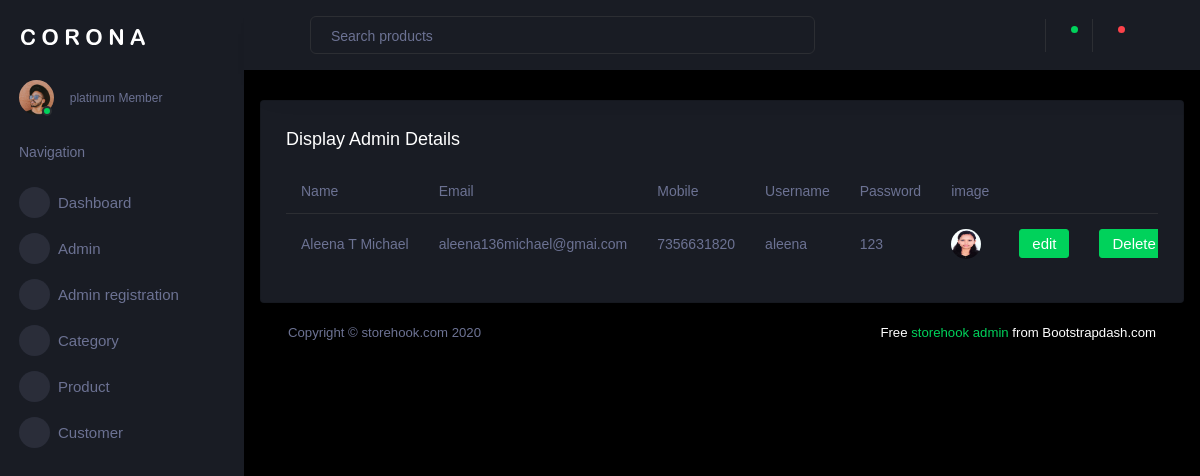
Screenshot of /backend/Displayadmin/ with the database file from the repository.
### backend/models.py (models this page shows)
class admindb(models.Model):
    Name = models.CharField(max_length=100, null=True, blank=True)
    Email = models.EmailField(null=True, blank=True)
    Mobile = models.IntegerField(null=True, blank=True)
    Username = models.CharField(max_length=100, null=True, blank=True)
    Password = models.CharField(max_length=100, null=True, blank=True)
    image = models.ImageField(upload_to="pic", null=True, blank=True)

### backend/views.py (the view)
# urls.py: path('Displayadmin/', views.Displayadmin, name="Displayadmin"),
def Displayadmin(request):
    data = admindb.objects.all()
    return render(request, "Displayadmin.html", {'data': data})

### backend/Templates/Displayadmin.html (shortened to what this page needs)
<!DOCTYPE html>
{% extends 'index.html' %}
{% block content %}
<html lang="en">
<head>
</head>
<body>
<div class="card">
                  <div class="card-body">
                    <h4 class="card-title">Display Admin Details</h4>
                    <div class="table-responsive">
                      <table class="table">
                        <thead>
                          <tr>
                            <th>Name</th>
                            <th>Email</th>
                            <th>Mobile</th>
                            <th>Username</th>
                              <th>Password</th>
                              <th>image</th>
                          </tr>
                        </thead>
                        <tbody>
                        {% for d in data %}
                        <tr>
                            <td>{{ d.Name }}</td>
                            <td>{{ d.Email }}</td>
                            <td>{{ d.Mobile }}</td>
                            <td>{{ d.Username }}</td>
                            <td>{{ d.Password }}</td>
                            <td>
                                <img src="{{ d.image.url }}">
                            </td>
                            <td>
                                <form action="{% url 'editadmin' dataid=d.id %}">
                                    <button type="submit" class="btn btn-success">edit</button>
                                </form>
                            </td>
                            <td>
                                <form action="{% url 'deletedata' dataid=d.id %}">
                                    <button type="submit" class="btn btn-success">Delete</button>
                                </form>
                            </td>
                        </tr>
                        {% endfor %}
                        </tbody>
                      </table>
                    </div>
                  </div>
                </div>
</body>
{% endblock %}

### rows the page displays
admindb: Name "Aleena T Michael", Email "aleena136michael@gmai.com", Mobile "7356631820", Username "aleena", Password "123", image (picture)
